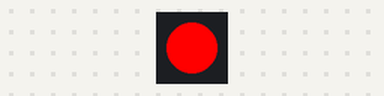
A program run on a simulated ESP32 board running MicroPython. Parts: 1 RGB LEDs in strip order, left to right.

Above: at 0.2 s.
At 0.7 s:
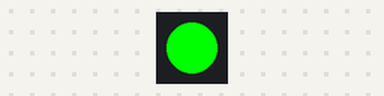
At 2.7 s:
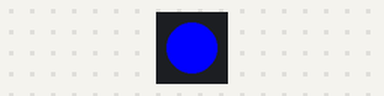
Timing chart, 0 to 3.5 s (numbered marks = the images above):
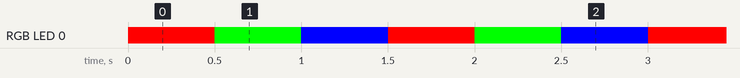

Measured:
- by itself, RGB LED 0: repeats every 1.5 s: RGB(0, 255, 0) 0.50 s, RGB(0, 0, 255) 0.50 s, RGB(255, 0, 0) 0.50 s
- by itself, everything shown: repeats every 1.5 s, in 3 steps

The program:

led.py
```python
import machine
import neopixel
import time

# Configura il pin GPIO a cui è collegato il Neopixel
pin_neopixel = machine.Pin(48)  # Sostituisci con il numero del tuo pin GPIO
num_leds = 1  # Numero totale di LED nel tuo Neopixel

# Crea un oggetto Neopixel
np = neopixel.NeoPixel(pin_neopixel, num_leds)

def reset_timer_callback(timer):
    # Questa funzione verrà chiamata quando il timer scade
    print("Reset in corso...")
    machine.reset()

def lampeggio_led():
    # Cambia il colore del Neopixel (rosso, verde, blu)
    np[0] = (255, 0, 0)  # Rosso
    np.write()
    time.sleep(0.5)

    np[0] = (0, 255, 0)  # Verde
    np.write()
    time.sleep(0.5)

    np[0] = (0, 0, 255)  # Blu
    np.write()
    time.sleep(0.5)
# Il tuo codice principale può andare qui

while True:
    # Lampeggia il Neopixel nel ciclo principale
    lampeggio_led()
```
